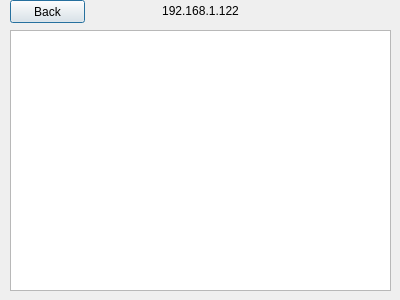
<?xml version="1.0" encoding="UTF-8"?>
<ui version="4.0">
 <class>download</class>
 <widget class="QDialog" name="download">
  <property name="geometry">
   <rect>
    <x>0</x>
    <y>0</y>
    <width>400</width>
    <height>300</height>
   </rect>
  </property>
  <property name="windowTitle">
   <string>远程目录</string>
  </property>
  <widget class="QLabel" name="label">
   <property name="geometry">
    <rect>
     <x>10</x>
     <y>0</y>
     <width>381</width>
     <height>21</height>
    </rect>
   </property>
   <property name="text">
    <string>192.168.1.122</string>
   </property>
   <property name="alignment">
    <set>Qt::AlignCenter</set>
   </property>
  </widget>
  <widget class="QPushButton" name="pushButton_back">
   <property name="geometry">
    <rect>
     <x>10</x>
     <y>0</y>
     <width>75</width>
     <height>23</height>
    </rect>
   </property>
   <property name="text">
    <string>Back</string>
   </property>
  </widget>
  <widget class="QTableView" name="tableView">
   <property name="geometry">
    <rect>
     <x>10</x>
     <y>30</y>
     <width>381</width>
     <height>261</height>
    </rect>
   </property>
  </widget>
 </widget>
 <resources/>
 <connections/>
</ui>
